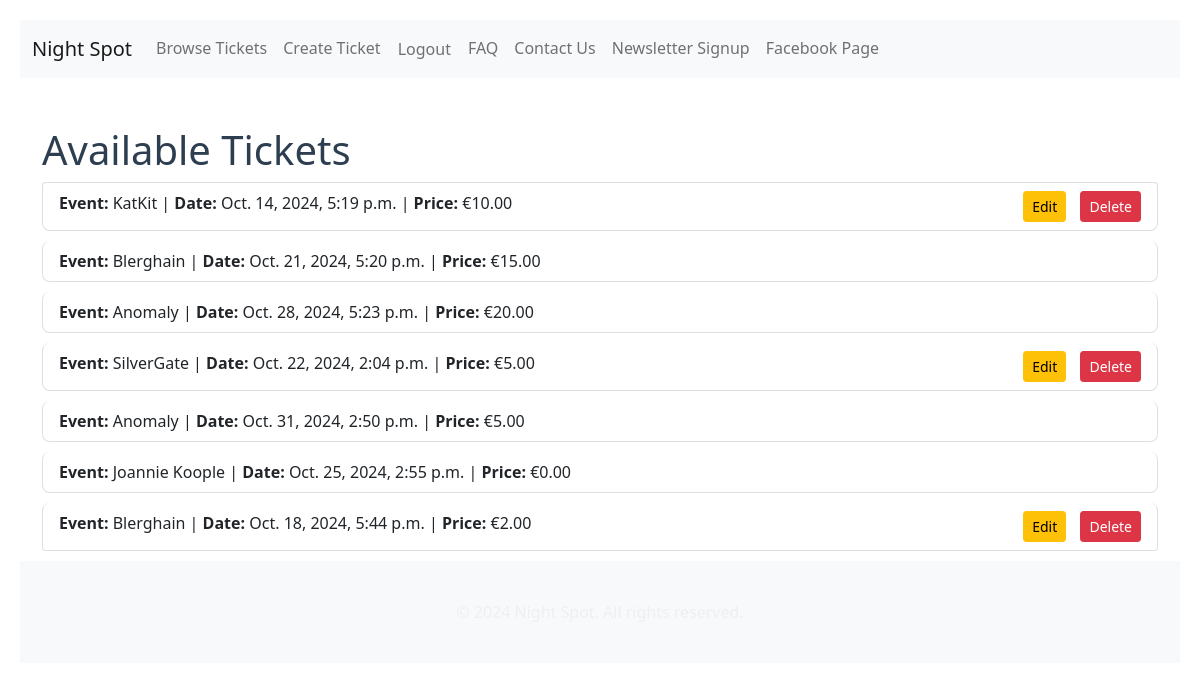
Screenshot of /tickets/ (signed in) with the database file from the repository.
### payments/models.py (models this page shows, shortened)
class Ticket(models.Model):
    TICKET_TYPE_CHOICES = [
        ('guest_list', 'Guest List (Free entry, front of queue)'),
        ('skip_list', 'Skip List (Pay for entry, front of queue)'),
        ('standard', 'Standard Ticket (Queue normally, pay for entry)'),
    ]
    ticket_type = models.CharField(max_length=20, choices=TICKET_TYPE_CHOICES, default='standard')
    event_name = models.CharField(max_length=255)
    event_date = models.DateTimeField()
    ticket_price = models.DecimalField(max_digits=10, decimal_places=2)
    is_sold = models.BooleanField(default=False)
    seller = models.ForeignKey(User, on_delete=models.CASCADE)
    modified_at = models.DateTimeField(auto_now=True)
    is_available = models.BooleanField(default=True)

### payments/views.py (the view)
# urls.py: path('tickets/', views.ticket_list, name='ticket_list'),
@login_required
def ticket_list(request):
    tickets = Ticket.objects.all()
    return render(request, 'ticket_list.html', {'tickets': tickets})

### payments/templates/ticket_list.html (shortened to what this page needs)
{% extends 'base.html' %}
{% load static %}
{% block content %}
<h1>Available Tickets</h1>
<ul class="list-group">
    {% for ticket in tickets %}
        <li class="list-group-item">
            <strong>Event:</strong> {{ ticket.event_name }} |
            <strong>Date:</strong> {{ ticket.event_date }} |
            <strong>Price:</strong> €{{ ticket.ticket_price }}
            <div class="float-end">
                {% if user.is_authenticated %}
                    {% if user == ticket.seller %}
                        <a href="{% url 'edit_ticket' ticket.pk %}" class="btn btn-warning btn-sm">Edit</a>
                        <a href="{% url 'delete_ticket' ticket.pk %}" class="btn btn-danger btn-sm">Delete</a>
                    {% elif ticket.is_available %}
                        <stripe-buy-button
                            buy-button-id="buy_btn_1QAaarLdhgSQpHsXI9ZGK35c"
                            publishable-key="{{ STRIPE_PUBLISHABLE_KEY }}">
                        </stripe-buy-button>
                    {% endif %}
                {% endif %}
            </div>
        </li>
    {% empty %}
        <li class="list-group-item">No tickets available.</li>
    {% endfor %}
</ul>
{% endblock %}

### payments/static/payments/styles.css (style rules this page uses)
body { font-family: 'Arial', sans-serif; background-color: #f0f4f8; padding: 20px; }
h1, h2 { color: #2c3e50; }
.btn { padding: 10px 20px; border-radius: 5px; background-color: #3498db; color: #fff; border: none; }
.list-group-item { background-color: #ffffff; border: 1px solid #ddd; margin-bottom: 10px; padding: 15px; border-radius: 8px; }
.list-group-item .btn { margin-left: 10px; }

### rows the page displays
Ticket: event_name "KatKit", event_date "Oct. 14, 2024, 5:19 p.m.", ticket_price "10.00", shows "Edit"
Ticket: event_name "Blerghain", event_date "Oct. 21, 2024, 5:20 p.m.", ticket_price "15.00"
Ticket: event_name "Anomaly", event_date "Oct. 28, 2024, 5:23 p.m.", ticket_price "20.00"
Ticket: event_name "SilverGate", event_date "Oct. 22, 2024, 2:04 p.m.", ticket_price "5.00", shows "Edit"
Ticket: event_name "Anomaly", event_date "Oct. 31, 2024, 2:50 p.m.", ticket_price "5.00"
Ticket: event_name "Joannie Koople", event_date "Oct. 25, 2024, 2:55 p.m.", ticket_price "0.00"
Ticket: event_name "Blerghain", event_date "Oct. 18, 2024, 5:44 p.m.", ticket_price "2.00", shows "Edit"
